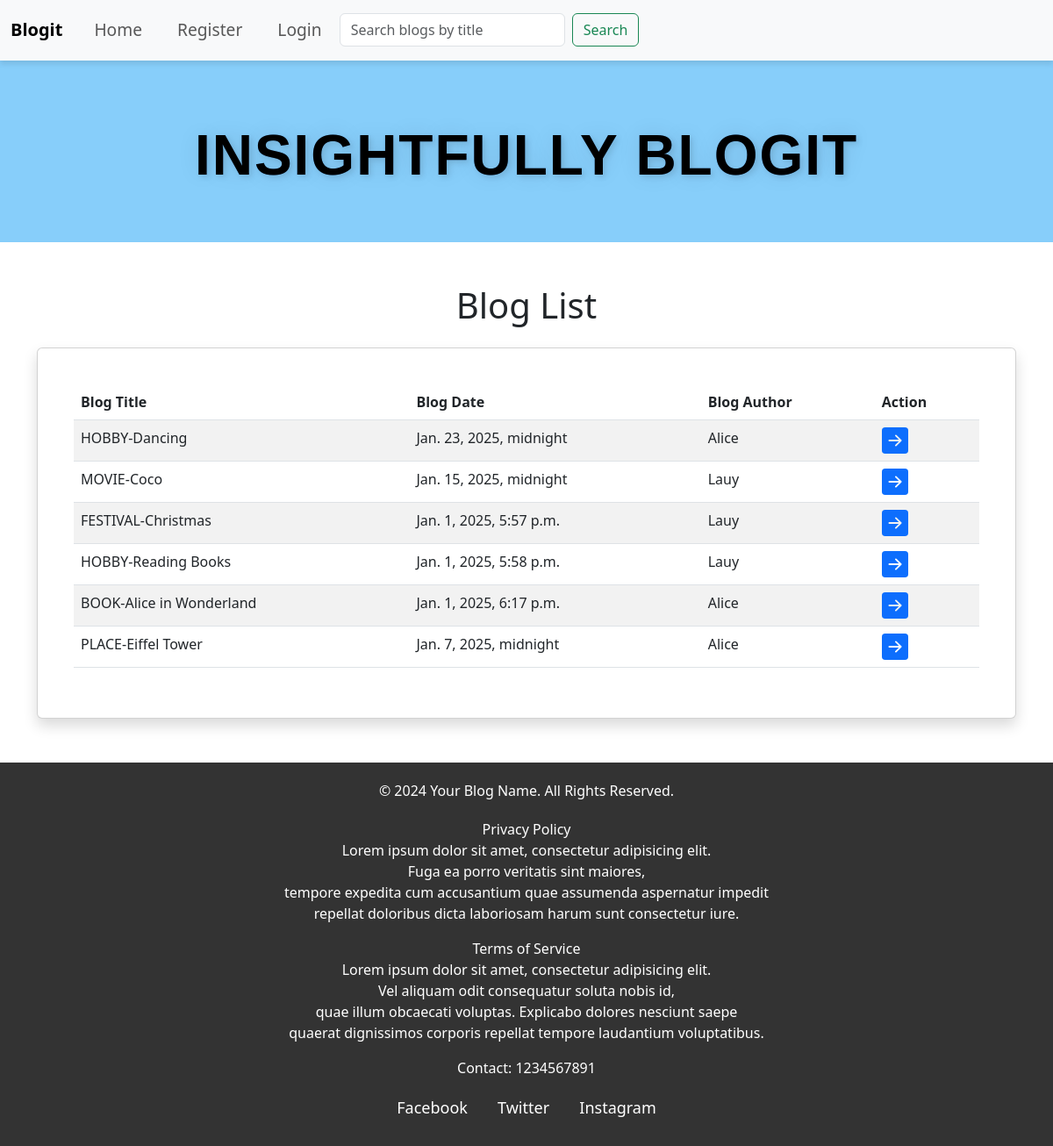
Before: /viewbloglist/ with the older database file.
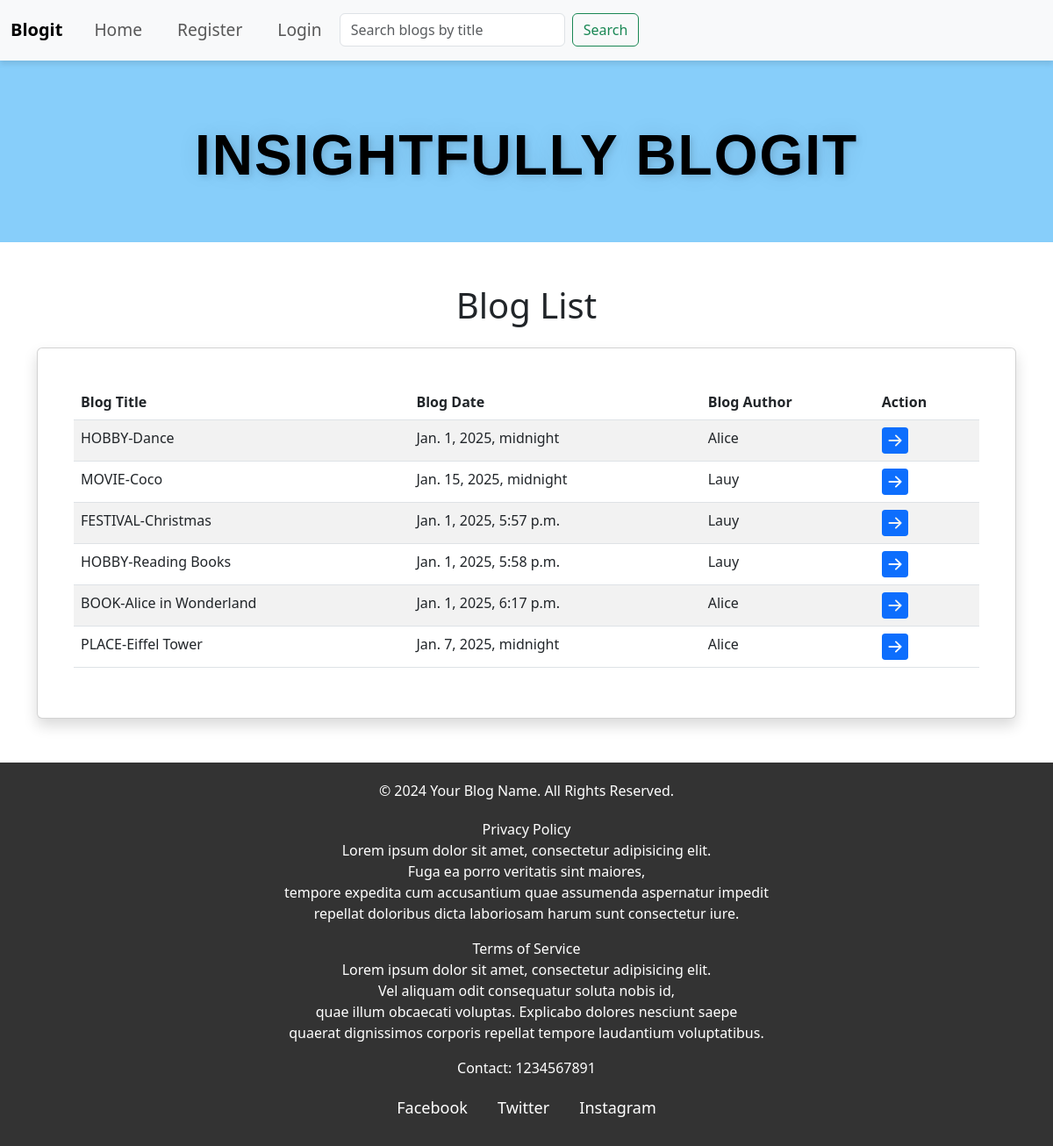
After: the same page with the newer database file.
### blogit/models.py (models this page shows)
class BlogDetailss(models.Model):
    uid=models.CharField(max_length=10)
    blog_title = models.CharField(max_length=100)
    blog_date = models.DateTimeField(auto_now_add=True)
    blog_author = models.CharField(max_length=100)
    blog_content = models.TextField()

### blogit/views.py (the view)
# urls.py: path('viewbloglist/', views.viewbloglist, name='viewbloglist'),
def viewbloglist(request):
    uid = request.session.get('uid')
    if uid:
        try:
            user = UserDetails.objects.get(id=uid)
            blog_author = user.username
            data = BlogDetailss.objects.filter(blog_author=blog_author)
        except UserDetails.DoesNotExist:
            data = BlogDetailss.objects.none()
    else:
        data = BlogDetailss.objects.all()
    return render(request, 'bloglist.html', {'result': data})

### templates/bloglist.html (shortened to what this page needs)
{% load static %}
{% include 'header.html' %}
<!DOCTYPE html>
<html lang="en">
<head>
    <link href="https://cdn.jsdelivr.net/npm/bootstrap@5.3.0/dist/css/bootstrap.min.css" rel="stylesheet">
    <link rel="stylesheet" href="{% static 'css/style.css' %}">
</head>
<body>
    <div class="container mt-5" style="margin: auto;margin-bottom: 50px;">
        <h1 class="text-center mb-4">Blog List</h1>
        <div class="card shadow">
            <div class="card-body" style="margin: 25px;">
                <table class="table table-striped">
                    <thead>
                        <tr>
                            <th>Blog Title</th>
                            <th>Blog Date</th>
                            <th>Blog Author</th>
                            <th>Action</th>
                        </tr>
                    </thead>
                    <tbody>
                        {% for i in result %}
                        <tr>
                            <td>{{ i.blog_title }}</td>
                            <td>{{ i.blog_date }}</td>
                            <td>{{ i.blog_author }}</td>
                            <td><a href="{% url 'detailedview' id=i.id %}">
                            </a></td>
                        </tr>
                        {% empty %}
                        <tr>
                            <td colspan="4" class="text-center">No blogs available.</td>
                        </tr>
                        {% endfor %}
                    </tbody>
                </table>
            </div>
        </div>
    </div>
</body>
</html>
{% include 'footer.html' %}

Changed rows visible on the page:
changed BlogDetailss: blog_title "HOBBY-Dancing" → "HOBBY-Dance"; blog_date "Jan. 23, 2025, midnight" → "Jan. 1, 2025, midnight"
